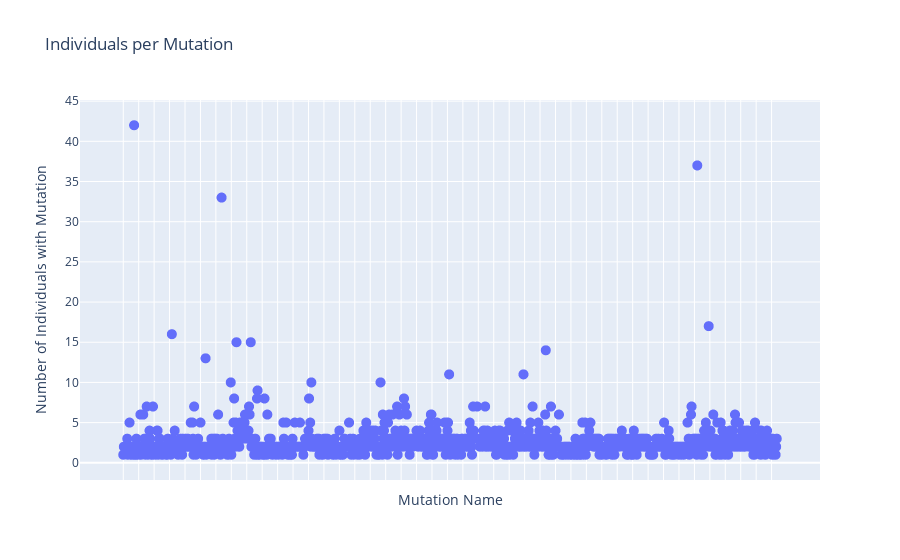

The cell this chart's notebook holds for it:
### Code cell
fig2 = px.scatter(
    x=mutation_data.columns, 
    y=mutation_each_individual, 
    labels={'x': 'Mutation Name', 'y': 'Number of Individuals with Mutation'},
    title="Individuals per Mutation"
)
fig2.update_traces(marker=dict(size=10), hovertemplate='Mutation: %{x}<br>Individuals: %{y}')
fig2.update_xaxes(showticklabels=False)
fig2.show()

### Figure 1 — Plotly figure (JSON) as saved in the notebook; plotly's stock layout.template omitted (floating-point values rounded to 4 significant figures; data arrays with more than 128 entries replaced by an {"elided": "..."} marker saying what was removed)
{"data": [{"hovertemplate": "Mutation: %{x}<br>Individuals: %{y}", "legendgroup": "", "marker": {"color": "#636efa", "size": 10, "symbol": "circle"}, "mode": "markers", "name": "", "showlegend": false, "type": "scattergl", "x": {"elided": "1144 str values"}, "xaxis": "x", "y": {"elided": "1144 int values"}, "yaxis": "y"}], "layout": {"legend": {"tracegroupgap": 0}, "title": {"text": "Individuals per Mutation"}, "xaxis": {"anchor": "y", "domain": [0, 1], "showticklabels": false, "title": {"text": "Mutation Name"}}, "yaxis": {"anchor": "x", "domain": [0, 1], "title": {"text": "Number of Individuals with Mutation"}}}}
